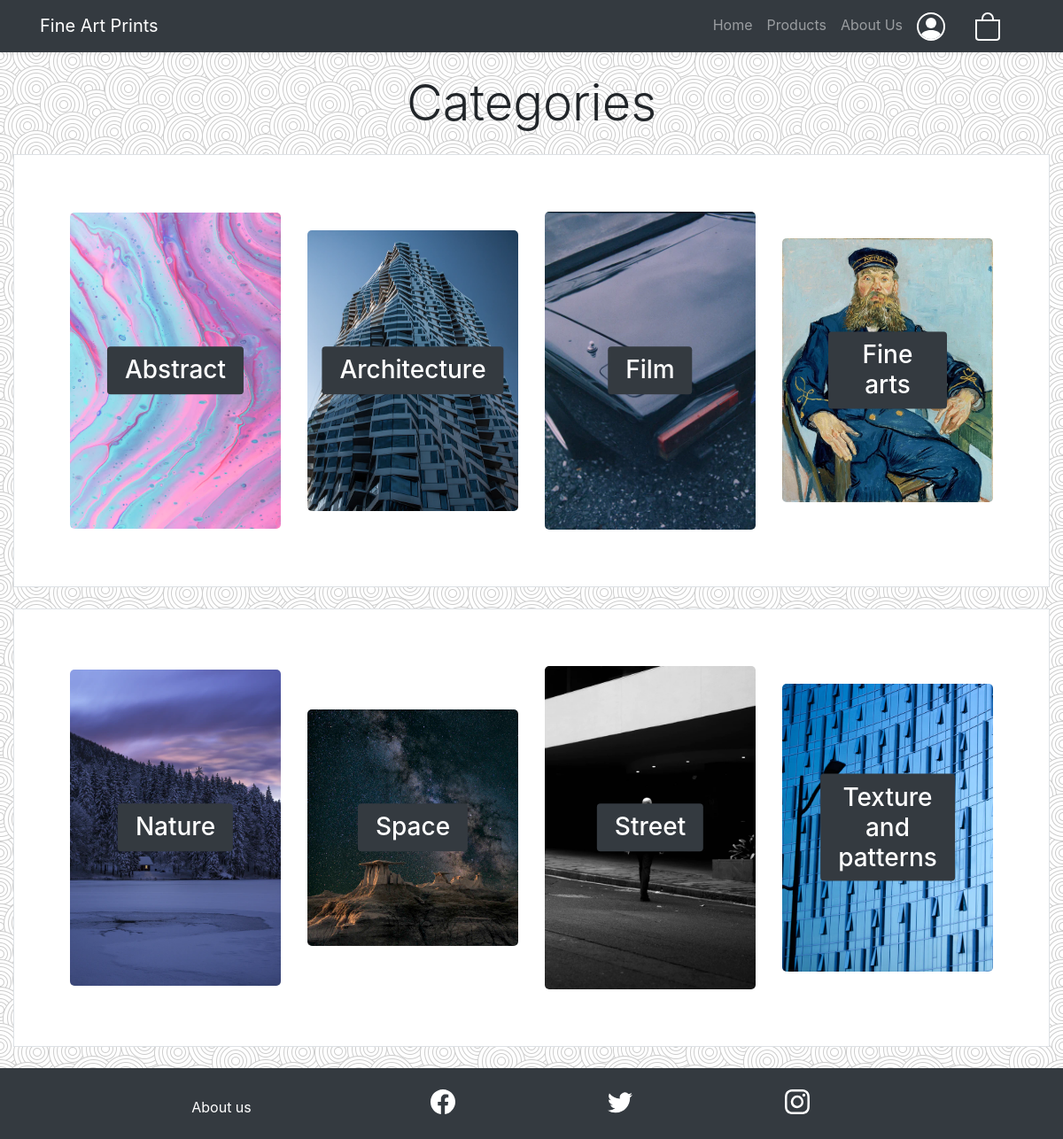
Page /api-categories.php on the committed database.
### tables this page shows
CREATE TABLE `Category` (
  `Name` char(140) NOT NULL,
  `Image` char(50) NOT NULL,
  `Orientation` char(140) NOT NULL
);

### api-categories.php (called while the page is built)
<?php
require_once 'bootstrap.php';
$templateParams["title"] = "Categories";
$templateParams["name"] = "categories.php";
$query = "SELECT * From Category";
$templateParams["categories"] = $dbh->query($query);
require 'template/base.php';
?>

### db/database.php (called while the page is built, shortened)
<?php
class DatabaseHelper{
    private $db;
    public function __construct($servername, $username, $password, $dbname, $port){
        $this->db = new mysqli($servername, $username, $password, $dbname, $port);
    }
    public function query($sql){
        $stmt = $this->db->prepare($sql);
        $stmt->execute();
        $result = $stmt->get_result();
        return $result->fetch_all(MYSQLI_ASSOC);
    }
}
?>

### bootstrap.php (called while the page is built, shortened)
<?php
require_once("db/database.php");
$dbh = new DatabaseHelper("localhost", "root", "", "fineartprints", 3306);
?>

### template/categories.php (the view, shortened to what this page needs)
<link rel="stylesheet" href="css/categories_style.css" >
<div class="flex-grow-1 subtle-pattern">
    <div class="container-fluid bg-white flex-flow-row-wrap subtle-pattern">
        <h1 class="display-4 my-4 w-100 text-center">Categories</h1>
        <?php $i = 0; ?>
        <?php foreach($templateParams["categories"] as $category): ?>
            <?php if($i == 0): ?> <div class="row border  bg-white mx-0 mb-4 px-5 py-3"> <?php endif; ?>
            <div class="col-6 col-md-3 d-flex align-items-center py-5">
            <a href="api-shop.php?category=<?php echo $category["Name"]; ?>">
            </a>
            <a href="api-shop.php?category=<?php echo $category["Name"]; ?>"
                class="middle text-white bg-dark"><h3><?php echo $category["Name"]; ?></h3></a>
            </div>
            <?php if($i == 3): $i = -1; ?> </div> <?php endif; ?>
            <?php $i++ ?>
        <?php endforeach; ?>
    </div>
</div>

### css/theme.css (style rules this page uses)
html, body { height: 100vh; }
.subtle-pattern { background-color: #f1f2f3; background-image: url("../upload/swirl_pattern.jpeg"), url("../upload/swirl_pattern.jpeg"); background-position: -1px -1px, -1px -1px; }
.flex-flow-row-wrap { display: flex; flex-flow: row wrap; }

### css/categories_style.css (style rules this page uses)
h3 { margin: 0; }
.container-fluid { border-collapse: collapse !important; }
.middle { border-radius: 4px; padding: 10px 20px; transition: .5s ease; position: absolute; top: 50%; left: 50%; transform: translate(-50%, -50%); -ms-transform: translate(-50%, -50%); text-align: center; }

### rows in the picture
category: Name "Abstract"
category: Name "Architecture"
category: Name "Film"
category: Name "Fine arts"
category: Name "Nature"
category: Name "Space"
category: Name "Street"
category: Name "Texture and patterns"
